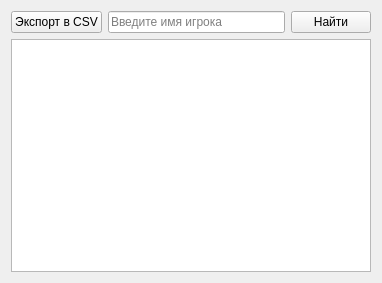
<?xml version="1.0" encoding="UTF-8"?>
<ui version="4.0">
 <class>PlayerPage</class>
 <widget class="QWidget" name="PlayerPage">
  <property name="geometry">
   <rect>
    <x>0</x>
    <y>0</y>
    <width>382</width>
    <height>283</height>
   </rect>
  </property>
  <layout class="QVBoxLayout" name="verticalLayout">
   <item>
    <layout class="QHBoxLayout" name="navLayout">
     <item>
      <widget class="QPushButton" name="exportButton">
       <property name="text">
        <string>Экспорт в CSV</string>
       </property>
      </widget>
     </item>
     <item>
      <widget class="QLineEdit" name="searchEdit">
       <property name="placeholderText">
        <string>Введите имя игрока</string>
       </property>
      </widget>
     </item>
     <item>
      <widget class="QPushButton" name="searchButton">
       <property name="text">
        <string>Найти</string>
       </property>
      </widget>
     </item>
    </layout>
   </item>
   <item>
    <widget class="QTableView" name="tableView"/>
   </item>
  </layout>
 </widget>
 <resources/>
 <connections/>
</ui>
